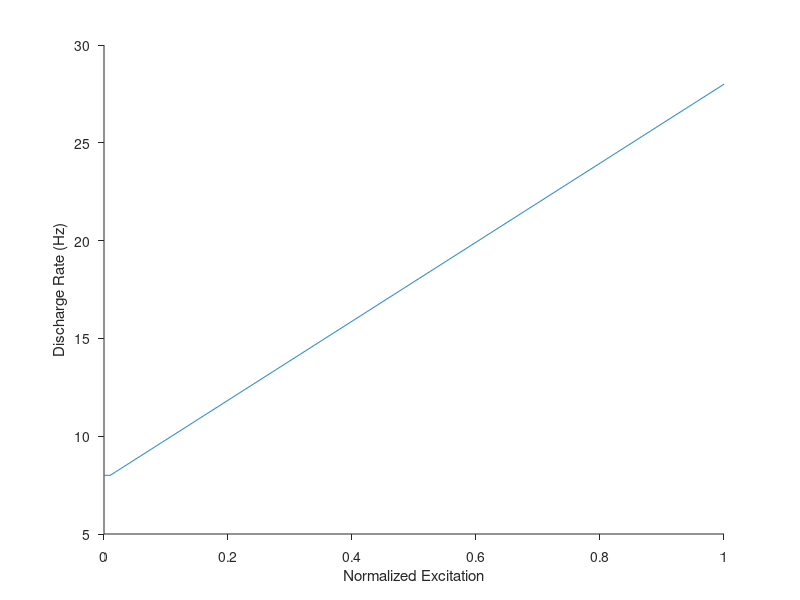
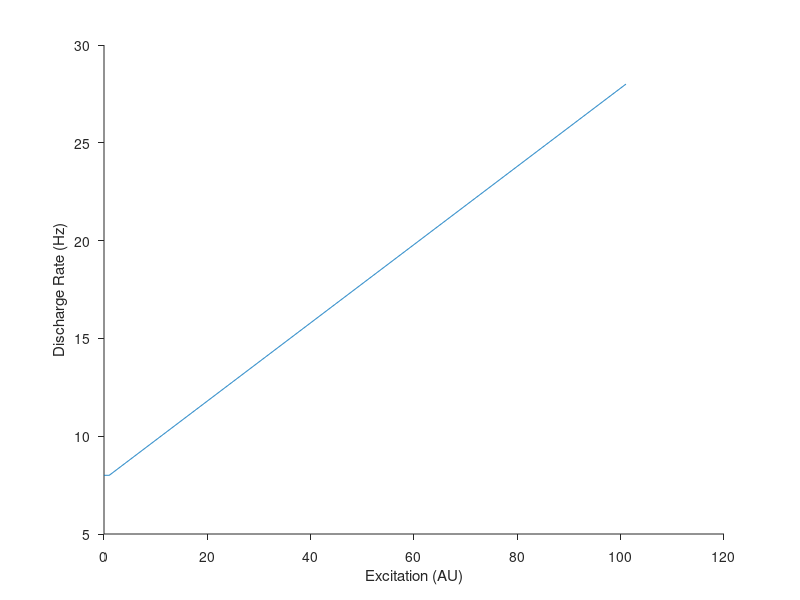
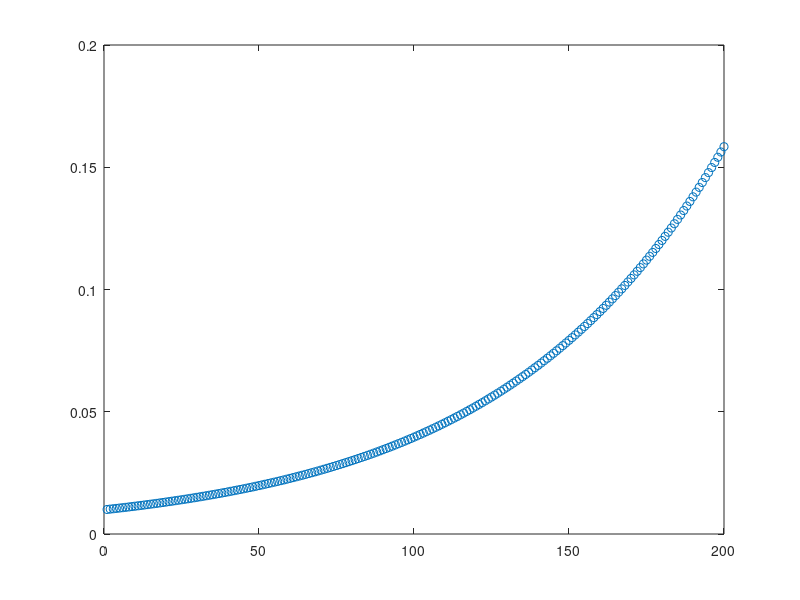

Recreate these plots in MATLAB, in order.
%close all
clear all
clc

N = 200;
RR = 16;     %65 for U_r = 0.8
MFR = 8;
g_e = .2;
PFR1 = 35;
PFRD = 10;

i = 1:N; %motor unit identification index
a = log(RR)/N; %coefficient to establish a range of threshold values
RTE = exp(a*i); %recruitment threshold excitation
RTEn = exp(a*N); %recruitment threshold of the last motor unit
PFR = PFR1 - PFRD * (RTE./RTEn); %peak firing rate
PFRn = PFR1 - PFRD; %peak firing rate of the last motor unit
Emax = RTEn + (PFRn - MFR)/g_e; %maximum excitatory input

E = 0:0.001:1;
E = E*Emax;

testUnit = 1;
FR = g_e.*(E - RTE(testUnit)) + MFR;
FR(FR>=PFR(testUnit)) = PFR(testUnit);
FR(FR<=MFR(testUnit)) = MFR(testUnit);

%%
figure(1)
plot(E/Emax,FR)
xlabel('Normalized Excitation')
ylabel('Discharge Rate (Hz)')
set(gca,'TickDir','out');
set(gca,'box','off')
hold on 

figure(2)
plot(E,FR)
xlabel('Excitation (AU)')
ylabel('Discharge Rate (Hz)')
set(gca,'TickDir','out');
set(gca,'box','off')
hold on 

figure(3)
plot(RTE/Emax,'o')
hold on 


%%
g = 0.1:0.1:2;
RR = 1:400;
Uth_n = zeros(length(g),length(RR));
for i = 1:length(g)
    Uth_n(i,:) = RR./(g(i)*RR+17);
end
